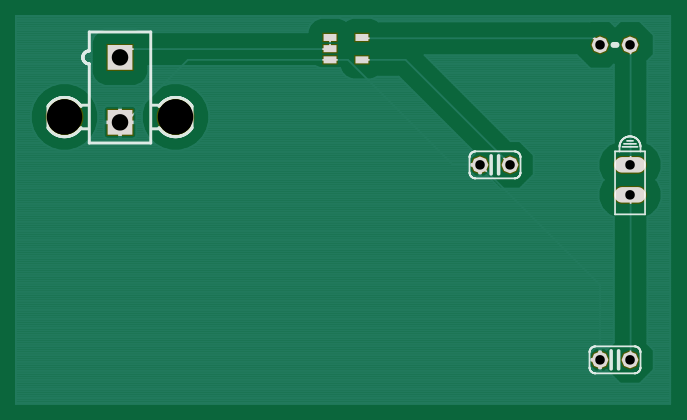
#> input picture data/processed_data/9-nograde-top.png, 687 x 420 px, found by its file name
$ jupyter execute morphology-thinning.ipynb   (shell and % lines are left out)
#> lines starting #> are read from the running program, lines starting #| are printed output that depends on the picture
[cell 1]
import cv2
import numpy as np
from matplotlib import pyplot as plt
import os

[cell 2]
def compare_img(original, predicted):
    plt.figure(figsize=(10, 5))
    plt.subplot(1, 2, 1)
    plt.imshow(original)
    plt.title('original')

    plt.subplot(1, 2, 2)
    plt.imshow(predicted)
    plt.title('predicted')

def check_erosion(path, iterations=6, show_img=True):
#> called with path = './data/processed_data/9-nograde-top.png', iterations = 6, show_img = True
    img = cv2.imread(path)
#> img is the input picture: shape (420, 687, 3); mean B, G, R 83.3, 115.9, 29.9
    kernel = np.ones((5,5))
    erosion = cv2.erode(img,kernel,iterations = iterations)
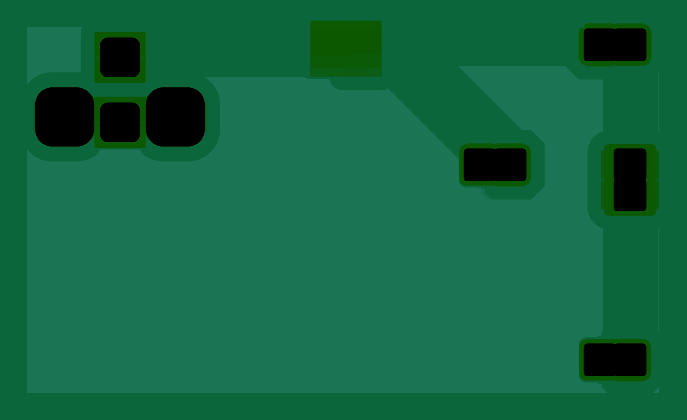
#> erosion: shape (420, 687, 3); mean B, G, R 66.6, 102.8, 19
    if show_img:
        compare_img(img, erosion)
    return erosion

[cell 3]
root = './data/processed_data/'
for f in sorted(os.listdir(root)):
    if 'top-copper' in f:
        print(f)

[cell 4]
for f in sorted(os.listdir(root)):
    if 'top-copper' in f:
        check_erosion(root+f)

[cell 5]
root = './data/processed_data/'
for f in sorted(os.listdir(root)):
    if 'copper' not in f and 'top' in f:
        check_erosion(root+f, iterations=6)
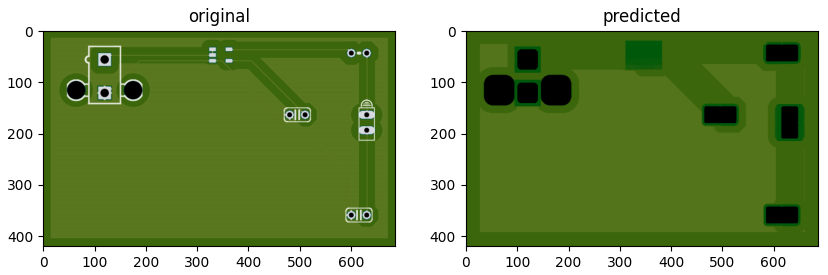
#> figure drawn by matplotlib, 2 panels; B, G, R data is drawn as R, G, B

[cell 6]
erosion = check_erosion(root+'9-nograde-top.png', show_img=False)
print(np.unique(erosion))
#| [  0   1   2   3   4   5   6   7   8   9  10  11  12  13  14  15  16  17
#|   18  19  20  21  22  23  24  25  26  27  28  29  30  31  32  33  34  35
#|   36  37  38  39  40  41  42  43  44  45  46  47  48  49  50  51  52  53
#|   54  55  56  57  58  59  60  61  62  63  64  65  66  67  68  69  70  71
#|   72  73  74  75  76  77  78  79  80  81  82  83  85  86  87  88  89  90
#|   91  92  93  94  95  96  97  98  99 100 101 102 103 104 105 106 107 108
#|  109 110 111 112 113 114 115 116]

from collections import Counter
print(Counter([x for row in erosion[:,:,1] for x in row]).most_common(10))
#| [(116, 156155), (102, 101725), (0, 17185), (88, 4732), (89, 3334), (90, 1208), (93, 634), (92, 465), (91, 282), (104, 200)]
plt.imshow(np.where(erosion[:,:,1] == 116, 1, 0))
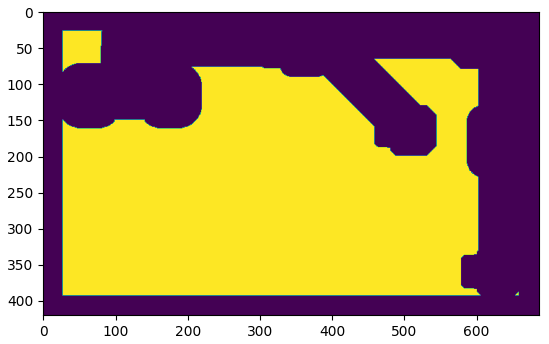
#> figure drawn by matplotlib, 1 panel

[cell 7]
plt.imshow(np.where(erosion[:,:,1] == 102, 1, 0))
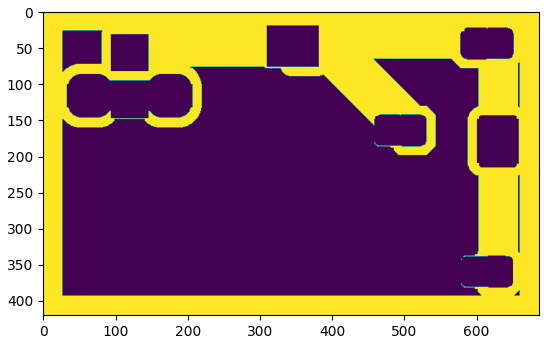
#> figure drawn by matplotlib, 1 panel

[cell 8]
plt.imshow(np.where(erosion[:,:,1] == 0, 1, 0))
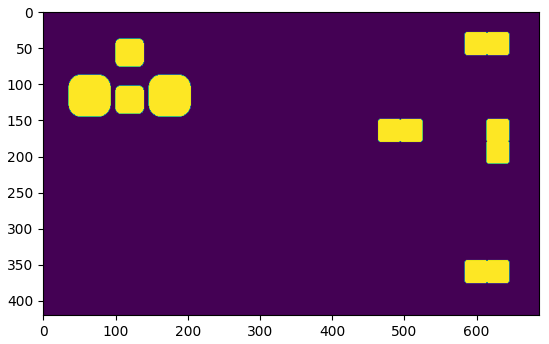
#> figure drawn by matplotlib, 1 panel

[cell 9]
plt.imshow(np.where(erosion[:,:,1] == 88, 1, 0))
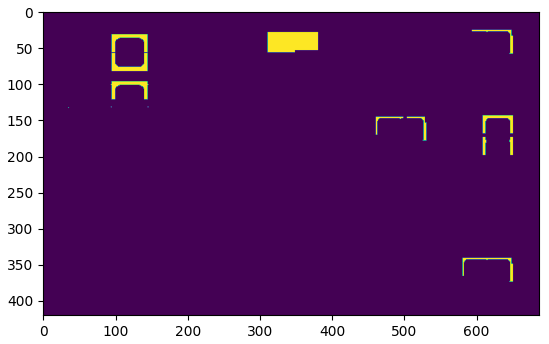
#> figure drawn by matplotlib, 1 panel

[cell 10]
def compare_regulation_mask(path, iterations=6, show_img=True):
    img = cv2.imread(path)
    kernel = np.ones((5,5))
    erosion = cv2.erode(img,kernel,iterations = iterations)
    if show_img:
        compare_img(img, np.where(erosion[:,:,1] == 88, 1, 0) + np.where(erosion[:,:,1] == 89, 1, 0))
    return erosion

def compare_other_mask(path, iterations=6, show_img=True):
    img = cv2.imread(path)
    kernel = np.ones((5,5))
    erosion = cv2.erode(img,kernel,iterations = iterations)
    if show_img:
        compare_img(img, np.where(erosion[:,:,1] == 0, 1, 0))
    return erosion

[cell 11]
root = './data/processed_data/'
for f in sorted(os.listdir(root)):
    if 'copper' not in f and 'top' in f:
        compare_regulation_mask(root+f)
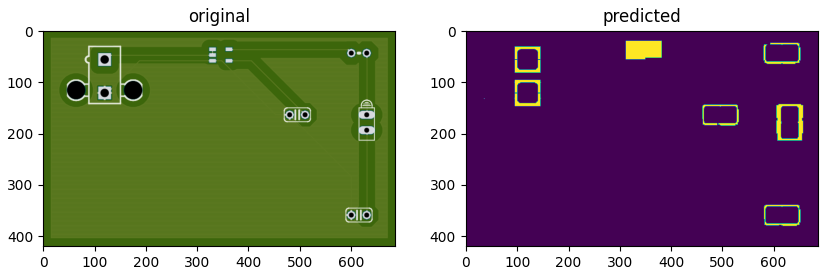
#> figure drawn by matplotlib, 2 panels; B, G, R data is drawn as R, G, B

[cell 12]
root = './data/processed_data/'
#> root = './data/processed_data/'
for f in sorted(os.listdir(root)):
    if 'copper' not in f and 'top' in f:
        compare_other_mask(root+f)
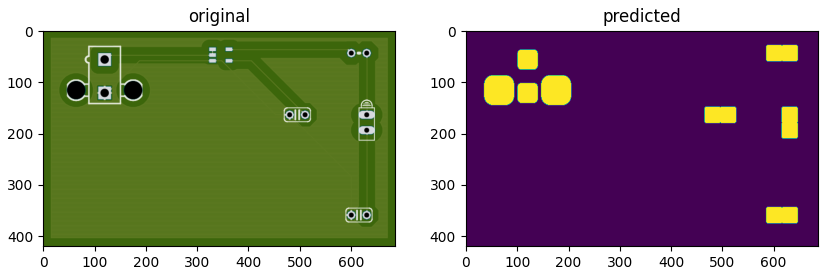
#> figure drawn by matplotlib, 2 panels; B, G, R data is drawn as R, G, B

$ run again, with data/processed_data/10-nograde-top.png copied over data/processed_data/9-nograde-top.png
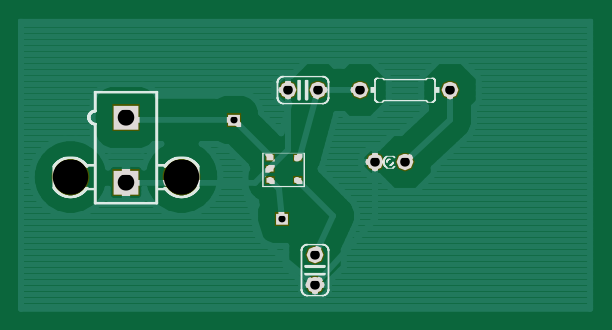
#> input picture data/processed_data/10-nograde-top.png, 612 x 330 px, found by its file name
#> in check_erosion, img is the input picture: shape (330, 612, 3); mean B, G, R 82, 114.9, 29.7
#> in check_erosion, `erosion = cv2.erode(img,kernel,iterations = iterations)`:
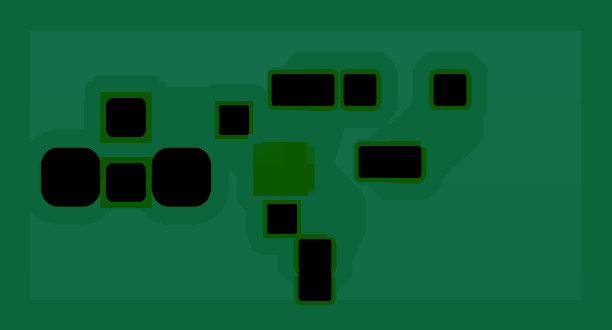
#> erosion: shape (330, 612, 3); mean B, G, R 55.5, 94.2, 13.1
#| [  0   1   2   3   4   5   6   7   8   9  10  11  12  13  14  15  16  17
#|   18  19  20  21  22  23  24  25  26  27  28  29  30  31  32  33  34  35
#|   36  37  38  39  40  41  42  43  44  45  46  47  48  49  50  51  52  53
#|   54  55  56  57  58  59  60  61  62  63  64  65  66  67  68  69  70  71
#|   72  73  74  76  77  78  79  80  81  82  83  84  85  86  87  88  89  90
#|   91  92  93  94  95  96  97  98  99 100 101 102 103 104 105 106 107 108
#> (further printed lines are left out)
#| [(102, 87149), (108, 31431), (110, 25254), (0, 19025), (107, 13448), (109, 12027), (88, 6367), (89, 2417), (104, 919), (90, 454)]
#> root = './data/processed_data/'
#> `[cell 12] root = './data/processed_data/' for f in sorted(os.listdir(r..`:
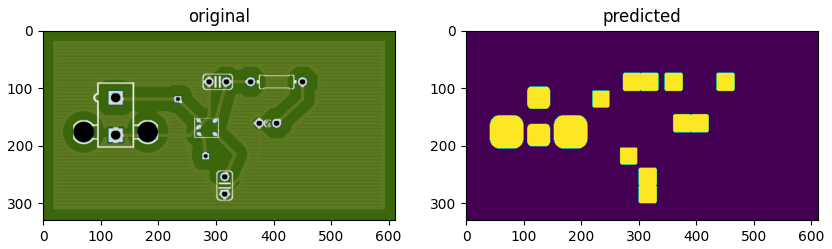
#> figure drawn by matplotlib, 2 panels; B, G, R data is drawn as R, G, B

$ run again, with data/processed_data/13-nograde-top.png copied over data/processed_data/9-nograde-top.png
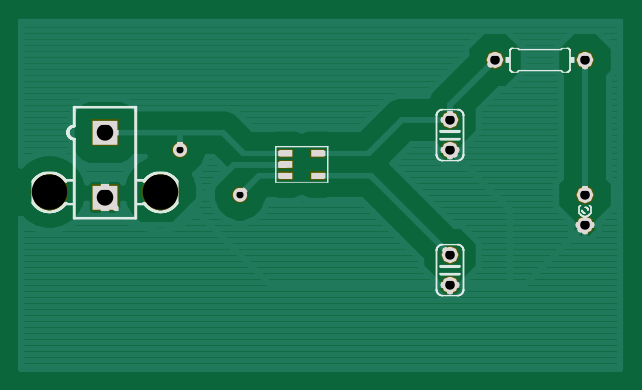
#> input picture data/processed_data/13-nograde-top.png, 642 x 390 px, found by its file name
#> in check_erosion, img is the input picture: shape (390, 642, 3); mean B, G, R 82.2, 115.1, 29.3
#> in check_erosion, `erosion = cv2.erode(img,kernel,iterations = iterations)`:
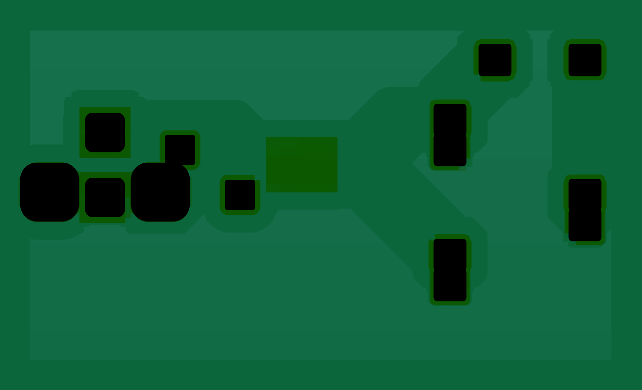
#> erosion: shape (390, 642, 3); mean B, G, R 58, 96.7, 13.9
#| [  0   1   2   3   4   5   6   7   8   9  10  11  12  13  14  15  16  17
#|   18  19  20  21  22  23  24  25  26  27  28  29  30  31  32  33  34  35
#|   36  37  38  39  40  41  42  43  44  45  46  47  48  49  50  51  52  53
#|   54  55  56  57  58  59  60  61  62  63  64  65  66  67  68  69  70  71
#|   72  73  74  75  76  77  78  79  80  81  82  83  84  85  86  87  88  89
#|   90  91  92  93  94  95  96  97  98  99 100 101 102 103 104 105 106 107
#> (further printed lines are left out)
#| [(102, 104522), (108, 47670), (0, 19001), (111, 18802), (112, 16539), (107, 15704), (109, 13821), (88, 5686), (89, 2952), (90, 1385)]
#> root = './data/processed_data/'
#> `[cell 12] root = './data/processed_data/' for f in sorted(os.listdir(r..`:
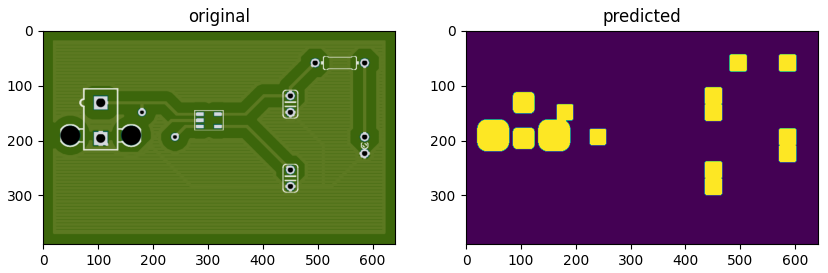
#> figure drawn by matplotlib, 2 panels; B, G, R data is drawn as R, G, B
